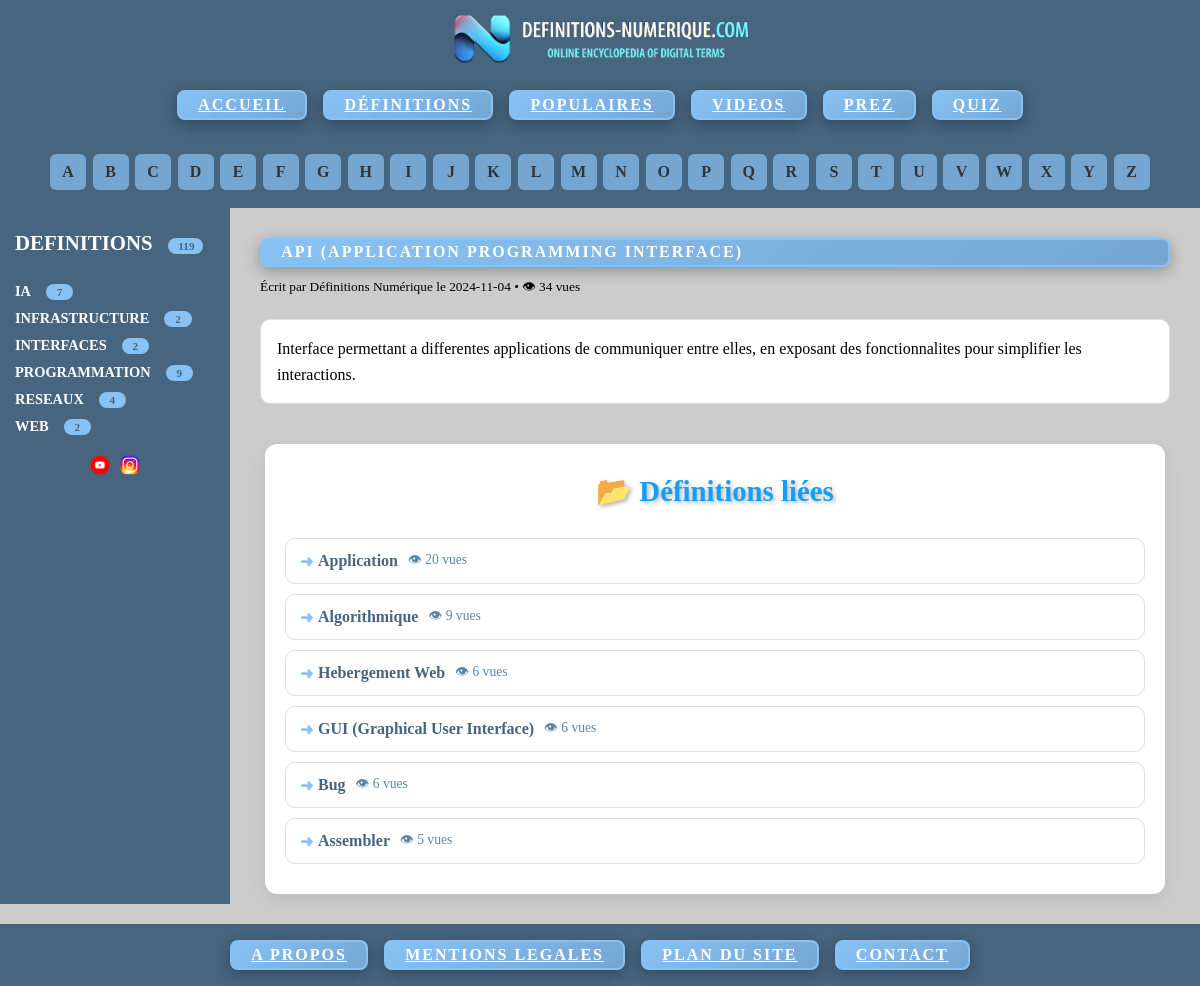
Page /affichedef.php?defid=2 on the committed database.
### tables this page shows
CREATE TABLE `categorie` (
  `catid` int(10) NOT NULL,
  `catnom` varchar(100) NOT NULL
);

CREATE TABLE `definition` (
  `defid` int(11) NOT NULL,
  `deflettre` varchar(1) NOT NULL,
  `deftitre` varchar(100) NOT NULL,
  `definition` varchar(1000) NOT NULL,
  `defauteur` varchar(100) NOT NULL,
  `defdate` date NOT NULL,
  `valider` int(1) NOT NULL DEFAULT 2,
  `defemail` varchar(100) NOT NULL,
  `nb_vue` int(100) NOT NULL DEFAULT 0
);

### affichedef.php (the view, shortened to what this page needs)
<!DOCTYPE html>
<html lang="fr">
<head>
    <link rel="stylesheet" href="style.css">
</head>
<body>
<div class="bandeaudiv"><?php include "bandeau.php"; ?></div>
<div class="lettresdiv"><?php include "lettres.php"; ?></div>
<div class="homediv">
    <div class="container">
        <div class="home">
            <div class="gauche">
                <?php include "gauche.php"; ?>
            </div>
            <div class="droite">
                <div class="definition-page">
<?php
$conn = new mysqli(
    $_ENV['DB_SERVERNAME'],
    $_ENV['DB_USERNAME'],
    $_ENV['DB_PASSWORD'],
    $_ENV['DB_NAME']
);
$conn->set_charset("utf8mb4");
if (isset($_GET['defid'])) {
    $motId = (int)$_GET['defid'];
    $stmt = $conn->prepare(
        "SELECT defid, deftitre, definition, nb_vue, defauteur, defdate
         FROM definition WHERE defid = ?"
    );
    $stmt->bind_param("i", $motId);
    $stmt->execute();
    $result = $stmt->get_result();
    $definition = $result->fetch_assoc();
    if ($definition) {
        $newNbVues = $definition['nb_vue'] + 1;
        ?>
        <div class="menu-button">
            <?= htmlspecialchars($definition['deftitre']) ?>
        </div>
        <div class="definition-meta">
            <small>
                Écrit par <?= htmlspecialchars($definition['defauteur'] ?: "Définitions Numérique") ?>
                le <?= htmlspecialchars($definition['defdate']) ?>
                • 👁 <?= $newNbVues ?> vues
            </small>
        </div>
        <div class="definition-main">
            <div class="definition-text">
                <?= nl2br(htmlspecialchars($definition['definition'])) ?>
            </div>
        </div>
    <div class="definition-related">
    <h3>📂 Définitions liées</h3>
    <div class="related-list">
<?php
$sqlRelated = "
SELECT DISTINCT d.defid, d.deftitre, d.nb_vue
FROM definition d
JOIN lien l ON d.defid = l.defid
WHERE l.catid IN (
    SELECT catid FROM lien WHERE defid = ?
)
AND d.defid != ?
ORDER BY d.nb_vue DESC
LIMIT 6
";
$stmtRelated = $conn->prepare($sqlRelated);
$stmtRelated->bind_param("ii", $motId, $motId);
$stmtRelated->execute();
$resRelated = $stmtRelated->get_result();
if ($resRelated->num_rows > 0) {
 while ($rel = $resRelated->fetch_assoc()) {
    echo '<div class="related-item">';
        echo '<div class="related-line">';
            echo '<a href="affichedef.php?defid=' . intval($rel['defid']) . '" class="related-title">';
                echo htmlspecialchars($rel['deftitre']);
            echo '</a>';
            echo '<span class="related-meta">';
                echo '👁 ' . intval($rel['nb_vue']) . ' vues ';
            echo '</span>';
        echo '</div>';
    echo '</div>';
}
} else {
    echo '<p>Aucune définition liée pour le moment.</p>';
}
?>
    </div>
</div>
        <?php
    } else {
        echo "<p>Définition introuvable.</p>";
    }
} else {
    echo "<p>Aucune définition sélectionnée.</p>";
}
?>
                </div>
            </div>
        </div>
    </div>
</div>
<div class="footerdiv"><?php include "footer.php"; ?></div>
</body>
</html>

### gauche.php (shortened to what this page needs)
<?php
$conn = new mysqli($_ENV['DB_SERVERNAME'], $_ENV['DB_USERNAME'], $_ENV['DB_PASSWORD'], $_ENV['DB_NAME']);
	$conn->set_charset("utf8mb4");
$conn2 = new mysqli($_ENV['DB_SERVERNAME'], $_ENV['DB_USERNAME'], $_ENV['DB_PASSWORD'], $_ENV['DB_NAME']);
	$conn2->set_charset("utf8mb4");
   printf ("<br><a href='definitions.php' class='rubriqueDEF'>DEFINITIONS</a>");
if ($result3 = mysqli_query($conn, "SELECT COUNT(*) as total from definition"))
{
    while ($row3 = $result3->fetch_assoc())
	{
        		printf ("<span class='styled-span'> %s </span><br><br>", $row3['total']);
 	 }
  }
else
		{
		}
if ($result = mysqli_query($conn, "SELECT * from categorie ORDER BY catnom "))
{
    while ($row = $result->fetch_assoc())
	{
        printf ("<a href='categoriedetail.php?catid=%s' class='rubrique'>%s</a>", $row['catid'], $row['catnom']);
		$catid = intval($row['catid']);
		$sql2="SELECT COUNT(*) as total FROM lien WHERE catid=" . $catid;
		if ($result2 = mysqli_query($conn2,$sql2 ))
		{
			while ($row2 = $result2->fetch_assoc())
			{
				printf ("<span class='styled-span'> %s </span>&nbsp;&nbsp;&nbsp;<br>", $row2['total']);
			}
		}
		else
		{
		}
	}
}
?>
        <div class="reseau-container">
            <div class="reseau-item">
                <a href="https://youtube.com/@definitionsnumerique" target="_blank">
				<img src="y.png" class="imageRéseaux"></a>
                <a href="https://instagram.com/definitionsnumerique" target="_blank">
				<img src="i.png" class="imageRéseaux"></a>
            </div>
        </div>

### rows in the picture
categorie: catnom "IA", total "7"
categorie: catnom "INFRASTRUCTURE", total "2"
categorie: catnom "INTERFACES", total "2"
categorie: catnom "PROGRAMMATION", total "9"
categorie: catnom "RESEAUX", total "4"
categorie: catnom "WEB", total "2"
definition: deftitre "API (APPLICATION PROGRAMMING INTERFACE)", defauteur "Définitions Numérique", defdate "2024-11-04", nb_vue "34", definition "Interface permettant a differentes applications de communiquer entre elles, en exposant des fonctionnalites pour simplifier les interactions."
definition: deftitre "Application", nb_vue "20"
definition: deftitre "Algorithmique", nb_vue "9"
definition: deftitre "Hebergement Web", nb_vue "6"
definition: deftitre "GUI (Graphical User Interface)", nb_vue "6"
definition: deftitre "Bug", nb_vue "6"
definition: deftitre "Assembler", nb_vue "5"

### other values in the picture
$lettre "A"
$lettre "B"
$lettre "C"
$lettre "D"
$lettre "E"
$lettre "F"
$lettre "G"
$lettre "H"
$lettre "I"
$lettre "J"
$lettre "K"
$lettre "L"
$lettre "M"
$lettre "N"
$lettre "O"
